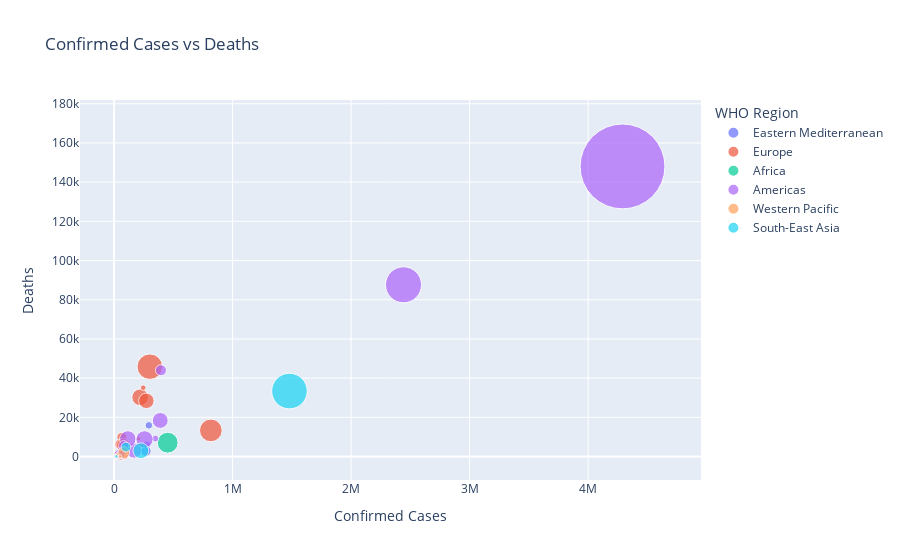

Notebook code for this chart:
### Code cell
#
fig = px.scatter(
    data,
    x='Confirmed',
    y='Deaths',
    size='Active',
    color='WHO Region',
    hover_name='Country/Region',
    title='Confirmed Cases vs Deaths',
    size_max=60,
    labels={
        'Confirmed': 'Confirmed Cases',
        'Deaths': 'Deaths'
    }
)

fig.update_layout(xaxis_title='Confirmed Cases', yaxis_title='Deaths')
fig.show()

### Figure 1 — Plotly figure (JSON) as saved in the notebook; plotly's stock layout.template omitted (floating-point values rounded to 4 significant figures)
{"data": [{"hovertemplate": "<b>%{hovertext}</b><br><br>WHO Region=Eastern Mediterranean<br>Confirmed Cases=%{x}<br>Deaths=%{y}<br>Active=%{marker.size}<extra></extra>", "hovertext": ["Afghanistan", "Bahrain", "Djibouti", "Egypt", "Iran", "Iraq", "Jordan", "Kuwait", "Lebanon", "Libya", "Morocco", "Oman", "Pakistan", "Qatar", "Saudi Arabia", "Somalia", "Sudan", "Syria", "Tunisia", "United Arab Emirates", "West Bank and Gaza", "Yemen"], "legendgroup": "Eastern Mediterranean", "marker": {"color": "#636efa", "size": [9796, 3231, 24, 52992, 22550, 30983, 124, 8884, 2122, 2186, 4018, 19637, 27421, 3104, 43238, 1560, 4765, 634, 248, 6322, 6791, 375], "sizemode": "area", "sizeref": 782.3, "symbol": "circle"}, "mode": "markers", "name": "Eastern Mediterranean", "orientation": "v", "showlegend": true, "type": "scatter", "x": [36263, 39482, 5059, 92482, 293606, 112585, 1176, 64379, 3882, 2827, 20887, 77058, 274289, 109597, 268934, 3196, 11424, 674, 1455, 59177, 10621, 1691], "xaxis": "x", "y": [1269, 141, 58, 4652, 15912, 4458, 11, 438, 51, 64, 316, 393, 5842, 165, 2760, 93, 720, 40, 50, 345, 78, 483], "yaxis": "y"}, {"hovertemplate": "<b>%{hovertext}</b><br><br>WHO Region=Europe<br>Confirmed Cases=%{x}<br>Deaths=%{y}<br>Active=%{marker.size}<extra></extra>", "hovertext": ["Albania", "Andorra", "Armenia", "Austria", "Azerbaijan", "Belarus", "Belgium", "Bosnia and Herzegovina", "Bulgaria", "Croatia", "Cyprus", "Czechia", "Denmark", "Estonia", "Finland", "France", "Georgia", "Germany", "Greece", "Greenland", "Holy See", "Hungary", "Iceland", "Ireland", "Israel", "Italy", "Kazakhstan", "Kosovo", "Kyrgyzstan", "Latvia", "Liechtenstein", "Lithuania", "Luxembourg", "Malta", "Moldova", "Monaco", "Montenegro", "Netherlands", "North Macedonia", "Norway", "Poland", "Portugal", "Romania", "Russia", "San Marino", "Serbia", "Slovakia", "Slovenia", "Spain", "Sweden", "Switzerland", "Tajikistan", "Turkey", "Ukraine", "United Kingdom", "Uzbekistan"], "legendgroup": "Europe", "marker": {"color": "#EF553B", "size": [1991, 52, 10014, 1599, 6781, 6221, 39154, 5274, 4689, 806, 189, 3715, 543, 42, 149, 108928, 199, 7673, 2651, 1, 0, 523, 21, 764, 36378, 12581, 29659, 3201, 10790, 143, 4, 319, 1384, 27, 6252, 8, 2039, 47064, 4183, 125, 8870, 13205, 17902, 201097, 0, 23598, 537, 238, 93613, 73695, 1599, 1147, 10920, 28258, 254427, 9414], "sizemode": "area", "sizeref": 782.3, "symbol": "circle"}, "mode": "markers", "name": "Europe", "orientation": "v", "showlegend": true, "type": "scatter", "x": [4880, 907, 37390, 20558, 30446, 67251, 66428, 10498, 10621, 4881, 1060, 15516, 13761, 2034, 7398, 220352, 1137, 207112, 4227, 14, 12, 4448, 1854, 25892, 63985, 246286, 84648, 7413, 33296, 1219, 86, 2019, 6321, 701, 23154, 116, 2893, 53413, 10213, 9132, 43402, 50299, 45902, 816680, 699, 24141, 2181, 2087, 272421, 79395, 34477, 7235, 227019, 67096, 301708, 21209], "xaxis": "x", "y": [144, 52, 711, 713, 423, 538, 9822, 294, 347, 139, 19, 373, 613, 69, 329, 30212, 16, 9125, 202, 0, 0, 596, 10, 1764, 474, 35112, 585, 185, 1301, 31, 1, 80, 112, 9, 748, 4, 45, 6160, 466, 255, 1676, 1719, 2206, 13334, 42, 543, 28, 116, 28432, 5700, 1978, 60, 5630, 1636, 45844, 121], "yaxis": "y"}, {"hovertemplate": "<b>%{hovertext}</b><br><br>WHO Region=Africa<br>Confirmed Cases=%{x}<br>Deaths=%{y}<br>Active=%{marker.size}<extra></extra>", "hovertext": ["Algeria", "Angola", "Benin", "Botswana", "Burkina Faso", "Burundi", "Cabo Verde", "Cameroon", "Central African Republic", "Chad", "Comoros", "Congo (Brazzaville)", "Congo (Kinshasa)", "Cote d'Ivoire", "Equatorial Guinea", "Eritrea", "Eswatini", "Ethiopia", "Gabon", "Gambia", "Ghana", "Guinea", "Guinea-Bissau", "Kenya", "Lesotho", "Liberia", "Madagascar", "Malawi", "Mali", "Mauritania", "Mauritius", "Mozambique", "Namibia", "Niger", "Nigeria", "Rwanda", "Sao Tome and Principe", "Senegal", "Seychelles", "Sierra Leone", "South Africa", "South Sudan", "Tanzania", "Togo", "Uganda", "Western Sahara", "Zambia", "Zimbabwe"], "legendgroup": "Africa", "marker": {"color": "#00cc96", "size": [7973, 667, 699, 674, 121, 76, 756, 2180, 2994, 37, 19, 2317, 2936, 5198, 2178, 74, 1257, 7933, 2458, 252, 3655, 753, 1125, 9857, 365, 449, 3339, 1920, 476, 1399, 2, 1690, 1734, 36, 22117, 899, 117, 3093, 75, 400, 170537, 1084, 305, 249, 140, 1, 1597, 2126], "sizemode": "area", "sizeref": 782.3, "symbol": "circle"}, "mode": "markers", "name": "Africa", "orientation": "v", "showlegend": true, "type": "scatter", "x": [27973, 950, 1770, 739, 1100, 378, 2328, 17110, 4599, 922, 354, 3200, 8844, 15655, 3071, 265, 2316, 14547, 7189, 326, 33624, 7055, 1954, 17975, 505, 1167, 9690, 3664, 2513, 6208, 344, 1701, 1843, 1132, 41180, 1879, 865, 9764, 114, 1783, 452529, 2305, 509, 874, 1128, 10, 4552, 2704], "xaxis": "x", "y": [1163, 41, 35, 2, 53, 1, 22, 391, 59, 75, 7, 54, 208, 96, 51, 0, 34, 228, 49, 8, 168, 45, 26, 285, 12, 72, 91, 99, 124, 156, 10, 11, 8, 69, 860, 5, 14, 194, 0, 66, 7067, 46, 21, 18, 2, 1, 140, 36], "yaxis": "y"}, {"hovertemplate": "<b>%{hovertext}</b><br><br>WHO Region=Americas<br>Confirmed Cases=%{x}<br>Deaths=%{y}<br>Active=%{marker.size}<extra></extra>", "hovertext": ["Antigua and Barbuda", "Argentina", "Bahamas", "Barbados", "Belize", "Bolivia", "Brazil", "Canada", "Chile", "Colombia", "Costa Rica", "Cuba", "Dominica", "Dominican Republic", "Ecuador", "El Salvador", "Grenada", "Guatemala", "Guyana", "Haiti", "Honduras", "Jamaica", "Mexico", "Nicaragua", "Panama", "Paraguay", "Peru", "Saint Kitts and Nevis", "Saint Lucia", "Saint Vincent and the Grenadines", "Suriname", "Trinidad and Tobago", "US", "Uruguay", "Venezuela"], "legendgroup": "Americas", "marker": {"color": "#ab63fa", "size": [18, 91782, 280, 9, 20, 47056, 508116, 107514, 18782, 117163, 11902, 94, 0, 32869, 40733, 6849, 0, 11093, 188, 2817, 33536, 129, 47657, 839, 25034, 1600, 98752, 2, 2, 13, 534, 12, 2816444, 216, 5883], "sizemode": "area", "sizeref": 782.3, "symbol": "circle"}, "mode": "markers", "name": "Americas", "orientation": "v", "showlegend": true, "type": "scatter", "x": [86, 167416, 382, 110, 48, 71181, 2442375, 116458, 347923, 257101, 15841, 2532, 18, 64156, 81161, 15035, 23, 45309, 389, 7340, 39741, 853, 395489, 3439, 61442, 4548, 389717, 17, 24, 52, 1483, 148, 4290259, 1202, 15988], "xaxis": "x", "y": [3, 3059, 11, 7, 2, 2647, 87618, 8944, 9187, 8777, 115, 87, 0, 1083, 5532, 408, 0, 1761, 20, 158, 1166, 10, 44022, 108, 1322, 43, 18418, 0, 0, 0, 24, 8, 148011, 35, 146], "yaxis": "y"}, {"hovertemplate": "<b>%{hovertext}</b><br><br>WHO Region=Western Pacific<br>Confirmed Cases=%{x}<br>Deaths=%{y}<br>Active=%{marker.size}<extra></extra>", "hovertext": ["Australia", "Brunei", "Cambodia", "China", "Fiji", "Japan", "Laos", "Malaysia", "Mongolia", "New Zealand", "Papua New Guinea", "Philippines", "Singapore", "South Korea", "Taiwan*", "Vietnam"], "legendgroup": "Western Pacific", "marker": {"color": "#FFA15A", "size": [5825, 0, 79, 3258, 9, 8174, 1, 179, 67, 21, 51, 53649, 5119, 896, 15, 66], "sizemode": "area", "sizeref": 782.3, "symbol": "circle"}, "mode": "markers", "name": "Western Pacific", "orientation": "v", "showlegend": true, "type": "scatter", "x": [15303, 141, 226, 86783, 27, 31142, 20, 8904, 289, 1557, 62, 82040, 50838, 14203, 462, 431], "xaxis": "x", "y": [167, 3, 0, 4656, 0, 998, 0, 124, 0, 22, 0, 1945, 27, 300, 7, 0], "yaxis": "y"}, {"hovertemplate": "<b>%{hovertext}</b><br><br>WHO Region=South-East Asia<br>Confirmed Cases=%{x}<br>Deaths=%{y}<br>Active=%{marker.size}<extra></extra>", "hovertext": ["Bangladesh", "Bhutan", "Burma", "India", "Indonesia", "Maldives", "Nepal", "Sri Lanka", "Thailand", "Timor-Leste"], "legendgroup": "South-East Asia", "marker": {"color": "#19d3f3", "size": [97577, 13, 52, 495499, 37292, 807, 4950, 673, 128, 24], "sizemode": "area", "sizeref": 782.3, "symbol": "circle"}, "mode": "markers", "name": "South-East Asia", "orientation": "v", "showlegend": true, "type": "scatter", "x": [226225, 99, 350, 1480073, 100303, 3369, 18752, 2805, 3297, 24], "xaxis": "x", "y": [2965, 0, 6, 33408, 4838, 15, 48, 11, 58, 0], "yaxis": "y"}], "layout": {"legend": {"itemsizing": "constant", "title": {"text": "WHO Region"}, "tracegroupgap": 0}, "title": {"text": "Confirmed Cases vs Deaths"}, "xaxis": {"anchor": "y", "domain": [0, 1], "title": {"text": "Confirmed Cases"}}, "yaxis": {"anchor": "x", "domain": [0, 1], "title": {"text": "Deaths"}}}}
